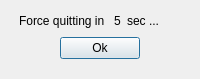
<ui version="4.0" >
 <class>KillSimulationDialog</class>
 <widget class="QDialog" name="KillSimulationDialog" >
  <property name="geometry" >
   <rect>
    <x>0</x>
    <y>0</y>
    <width>200</width>
    <height>79</height>
   </rect>
  </property>
  <property name="maximumSize" >
   <size>
    <width>200</width>
    <height>79</height>
   </size>
  </property>
  <property name="windowTitle" >
   <string>Kill Simulation</string>
  </property>
  <property name="modal" >
   <bool>true</bool>
  </property>
  <layout class="QVBoxLayout" name="verticalLayout" >
   <item>
    <layout class="QHBoxLayout" name="horizontalLayout" >
     <item>
      <spacer name="horizontalSpacer" >
       <property name="orientation" >
        <enum>Qt::Horizontal</enum>
       </property>
       <property name="sizeHint" stdset="0" >
        <size>
         <width>18</width>
         <height>20</height>
        </size>
       </property>
      </spacer>
     </item>
     <item>
      <widget class="QLabel" name="label" >
       <property name="text" >
        <string>Force quitting in </string>
       </property>
      </widget>
     </item>
     <item>
      <widget class="QLabel" name="timeLabel" >
       <property name="text" >
        <string>5</string>
       </property>
      </widget>
     </item>
     <item>
      <widget class="QLabel" name="label_3" >
       <property name="text" >
        <string>sec ...</string>
       </property>
      </widget>
     </item>
     <item>
      <spacer name="horizontalSpacer_2" >
       <property name="orientation" >
        <enum>Qt::Horizontal</enum>
       </property>
       <property name="sizeHint" stdset="0" >
        <size>
         <width>40</width>
         <height>20</height>
        </size>
       </property>
      </spacer>
     </item>
    </layout>
   </item>
   <item>
    <layout class="QHBoxLayout" name="horizontalLayout_2" >
     <item>
      <spacer name="horizontalSpacer_3" >
       <property name="orientation" >
        <enum>Qt::Horizontal</enum>
       </property>
       <property name="sizeHint" stdset="0" >
        <size>
         <width>40</width>
         <height>20</height>
        </size>
       </property>
      </spacer>
     </item>
     <item>
      <widget class="QPushButton" name="okButton" >
       <property name="text" >
        <string>Ok</string>
       </property>
      </widget>
     </item>
     <item>
      <spacer name="horizontalSpacer_4" >
       <property name="orientation" >
        <enum>Qt::Horizontal</enum>
       </property>
       <property name="sizeHint" stdset="0" >
        <size>
         <width>40</width>
         <height>20</height>
        </size>
       </property>
      </spacer>
     </item>
    </layout>
   </item>
   <item>
    <spacer name="verticalSpacer" >
     <property name="orientation" >
      <enum>Qt::Vertical</enum>
     </property>
     <property name="sizeHint" stdset="0" >
      <size>
       <width>20</width>
       <height>3</height>
      </size>
     </property>
    </spacer>
   </item>
  </layout>
 </widget>
 <resources/>
 <connections>
  <connection>
   <sender>okButton</sender>
   <signal>clicked()</signal>
   <receiver>KillSimulationDialog</receiver>
   <slot>accept()</slot>
   <hints>
    <hint type="sourcelabel" >
     <x>100</x>
     <y>50</y>
    </hint>
    <hint type="destinationlabel" >
     <x>99</x>
     <y>39</y>
    </hint>
   </hints>
  </connection>
 </connections>
</ui>
